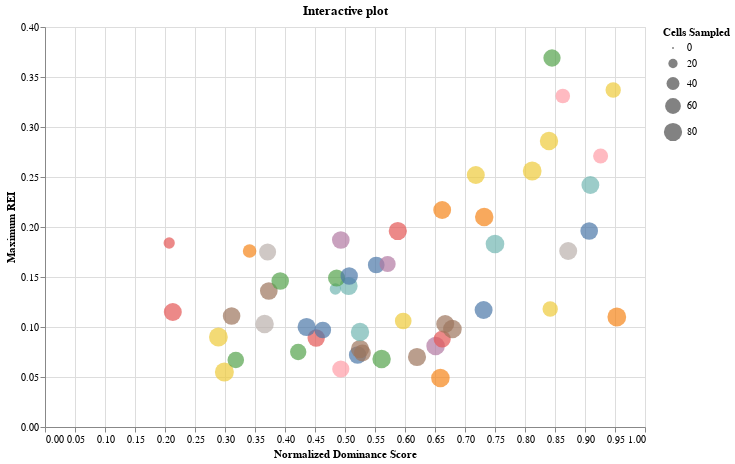
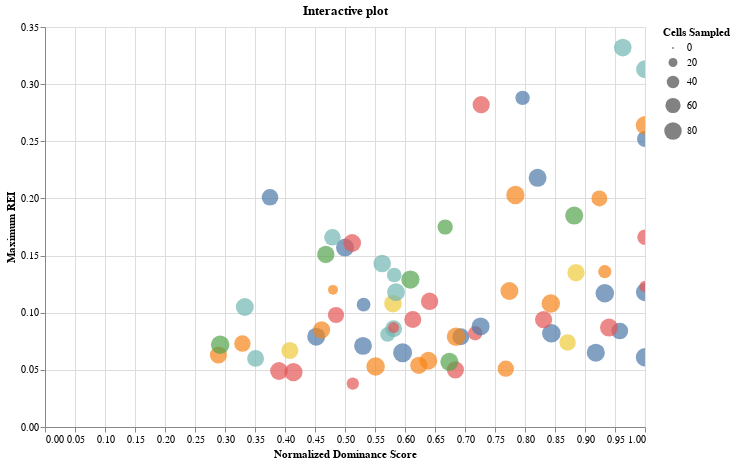

Notebook code for these charts, in order:
### Code cell
cmap = "viridis"

vmin = min(getattr(node, stat) for tree in trees.values() for node in tree.tree.traverse())
vmax = max(getattr(node, stat) for tree in trees.values() for node in tree.tree.traverse())

for time, time_df in df.groupby("time"):

    scatter_plot = alt.Chart(time_df.round(3)).mark_circle().encode(
        x=alt.X('normalized dominance score:Q', title='Normalized Dominance Score'),
        y=alt.Y('maximum REI:Q', title='Maximum REI'),
        size=alt.Size('cells sampled:Q', title='Cells Sampled'),
        color=alt.Color('mouse:N', title='Mouse', legend=None),
        tooltip=['uid:N', 'cells sampled:Q', 'median Δaffinity:Q', 'Δaffinity of max REI node:Q']  # Tooltip to show the uid when hovered over
    ).properties(
        width=600,
        height=400,
        title='Interactive plot'
    ).interactive()

    # Display the plot
    scatter_plot.show()
    scatter_plot.save(f"{output_dir}/interactive_REI_Dom_{time}.html")
